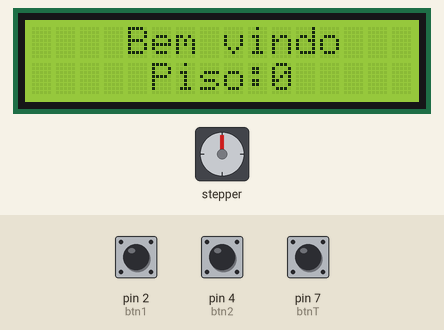
Simulated run of this sketch. Board: Arduino Uno, built with avr-gcc and run on an emulated ATmega328P. On the bench: 16×2 character LCD, stepper motor. Inputs (shaded band) come from the test bench; at power-on: pin 2 (btn1) LOW, pin 4 (btn2) LOW, pin 7 (btnT) LOW. Stepper angles assume 500 steps per turn.

Above: at 1.2 s.
1.3 s: pin 2 (btn1) pulled HIGH for 0.15 s
At 1.46 s:
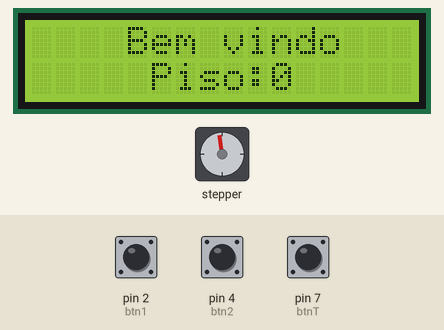
At 2.07 s:
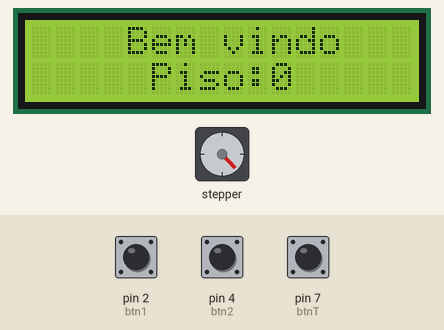
6.7 s: pin 4 (btn2) pulled HIGH for 3.2 s
At 6.9 s:
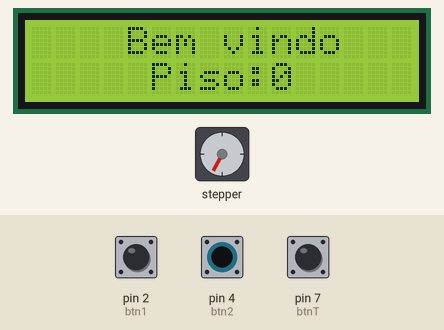
15.9 s: pin 7 (btnT) pulled HIGH for 3.2 s
Timing chart, 0 to 26.9 s (numbered marks = the images above; inputs shaded):
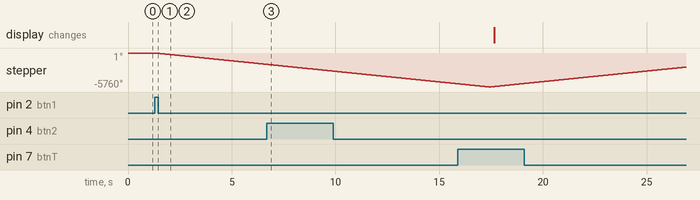

The sketch:

sketch_jun07a.ino
```cpp
//============Bibliotecas=============

#include <Stepper.h>
#include <Wire.h>
#include <LiquidCrystal_I2C.h>
#include <FuncoesMotor.h>
#include <ControlePisos.h>

//============Variaveis=============

int CURRENT_FLOOR = 0;
int DESTINATION = 0;
int btnT = 7;
int btn1 = 2;
int btn2 = 4;

// Inicializa o display no endereco 0x27
LiquidCrystal_I2C lcd(0x27,2,1,0,4,5,6,7,3, POSITIVE);

void setup()
{
 pinMode(btnT, INPUT);
 pinMode(btn1, INPUT);
 pinMode(btn2, INPUT);

 lcd.begin(16,2);
 myStepper.setSpeed(60);
 Serial.begin(9600);
}

void loop(){

  lcd.setCursor(4,0);
  lcd.print("Bem vindo");
  lcd.setCursor(5,1);
  lcd.print("Piso:");
  lcd.setCursor(10,1);
  lcd.print(CURRENT_FLOOR);

  if(digitalRead(btnT) == HIGH){
    DESTINATION = 0;
      if(comparaPisos(CURRENT_FLOOR,DESTINATION) == 0){
        if(CURRENT_FLOOR == 1 && DESTINATION == 0){
          giraNegativo();
          CURRENT_FLOOR = DESTINATION;
        }else if(CURRENT_FLOOR == 2 && DESTINATION == 0){
          giraDobroNegativo();
          CURRENT_FLOOR = DESTINATION;
        }
      }
  }
  if(digitalRead(btn1) == HIGH){
    DESTINATION = 1;
      if(comparaPisos(CURRENT_FLOOR,DESTINATION) == 0){
        if(CURRENT_FLOOR == 0 && DESTINATION == 1){
          giraPositivo();
          CURRENT_FLOOR = DESTINATION;
        }else if(CURRENT_FLOOR == 2 && DESTINATION == 1){
          giraNegativo();
          CURRENT_FLOOR = DESTINATION;
        }
      }
  }

   if(digitalRead(btn2) == HIGH){
    DESTINATION = 2;
      if(comparaPisos(CURRENT_FLOOR,DESTINATION) == 0){
        if(CURRENT_FLOOR == 1 && DESTINATION == 2){
          giraPositivo();
          CURRENT_FLOOR = DESTINATION;
        }else if(CURRENT_FLOOR == 0 && DESTINATION == 2){
          giraDobroPositivo();
          CURRENT_FLOOR = DESTINATION;
        }
      }
  }
}
```

Measured:
- after the input at 1.3 s, stepper: keeps turning counter-clockwise at about 359°/s, starting at once
